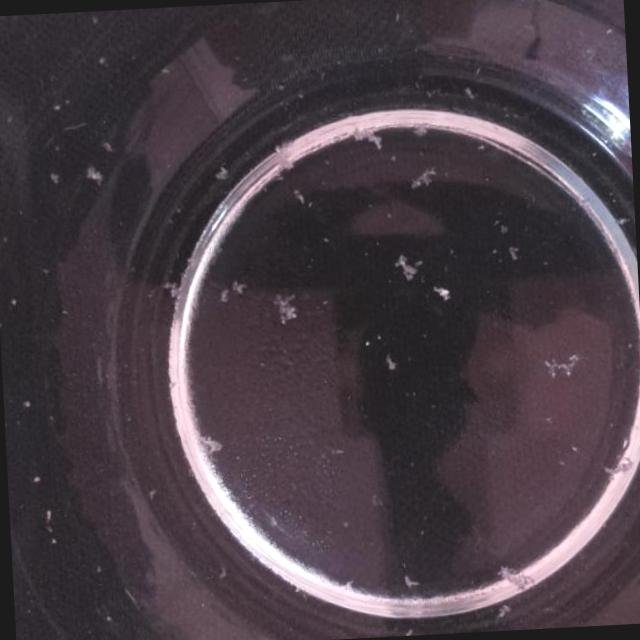
#> input picture train/images/10_jpg.rf.0d2725fe57974fe7f34515891dec0625.jpg, 640 x 640 px
$ python -i test_predict.py   (imports and definitions only)
#> lines starting #> are read from the running program, lines starting #| are printed output that depends on the picture
import os
import cv2
import numpy as np
import joblib
from skimage.feature import hog

def extract_features(image_path, img_size=(128, 128)):
#> called with img_size = (128, 128)
    img = cv2.imread(str(image_path))
#> img is the input picture: shape (640, 640, 3); mean B, G, R 69.9, 62.2, 73.1
    if img is None: return None
    img = cv2.resize(img, img_size)
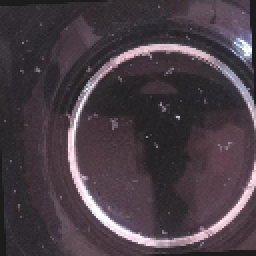
#> img: shape (128, 128, 3) (shown 2 times larger); mean B, G, R 69.9, 62.2, 73.1
    gray = cv2.cvtColor(img, cv2.COLOR_BGR2GRAY)
    hog_features = hog(gray, orientations=9, pixels_per_cell=(8, 8),
                       cells_per_block=(2, 2), block_norm='L2-Hys', transform_sqrt=True)
#> hog_features = 8100 values, max 0.628 at index 6941, min 0 at index 26, mean 0.131
    hist = cv2.calcHist([img], [0, 1, 2], None, [8, 8, 8], [0, 256, 0, 256, 0, 256])
    hist = cv2.normalize(hist, hist).flatten()
#> hist = 512 values, max 0.915 at index 73, min 0 at index 2, mean 0.00368
    return np.hstack((hog_features, hist))

def test_ml(image_path):
    print("\n--- Testing ML Model (SVM) ---")
    try:
        svm_model = joblib.load('../models/svm_model.pkl')
        features = extract_features(image_path)
        if features is not None:
            classes = sorted(os.listdir('../classification_dataset/train'))
            pred_idx = svm_model.predict([features])[0]
            print(f"SVM Prediction: {classes[pred_idx]}")
        else:
            print("Failed to load image for ML.")
    except Exception as e:
        print(f"Error testing ML: {e}")

def test_rf(image_path):
    print("\n--- Testing ML Model (Random Forest) ---")
    try:
        rf_model = joblib.load('../models/rf_model.pkl')
        features = extract_features(image_path)
        if features is not None:
            classes = sorted(os.listdir('../classification_dataset/train'))
            pred_idx = rf_model.predict([features])[0]
            print(f"Random Forest Prediction: {classes[pred_idx]}")
        else:
            print("Failed to load image for ML.")
    except Exception as e:
        print(f"Error testing Random Forest: {e}")

# [7 lines not run here, left out]

>>> result = extract_features('../train/images/10_jpg.rf.0d2725fe57974fe7f34515891dec0625.jpg')
#> result = 8612 values, max 0.915 at index 8173, min 0 at index 26, mean 0.123
